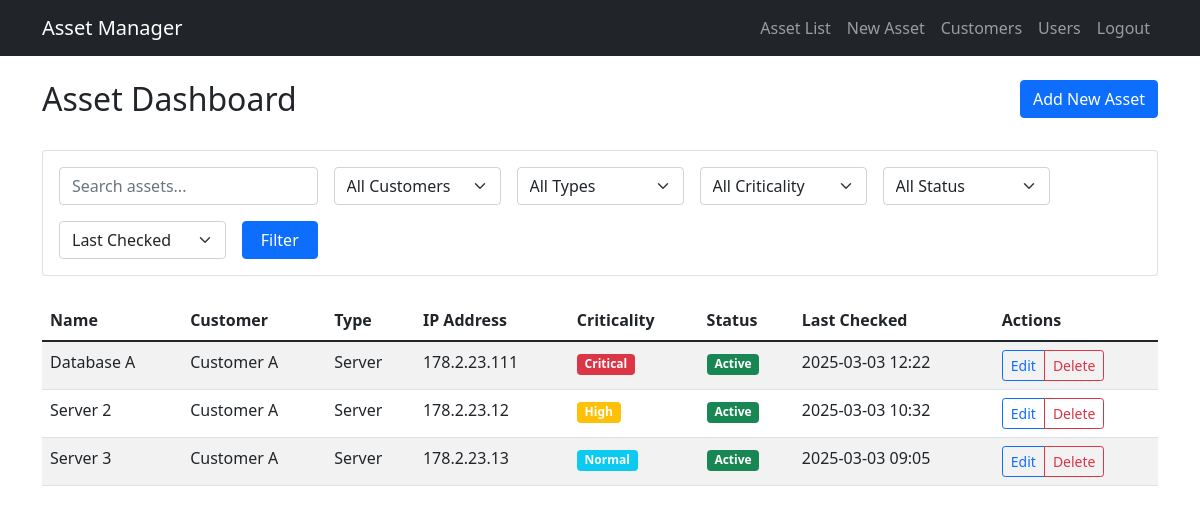
The page /dashboard/ (signed in) on the database its author committed.
### assets/models.py (models this page shows, shortened)
class Asset(models.Model):
    ASSET_TYPES = (
        ('server', 'Server'),
        ('network', 'Network Device'),
        ('storage', 'Storage System'),
    )
    CRITICALITY_CHOICES = (
        ('critical', 'Critical'),
        ('high', 'High'),
        ('normal', 'Normal'),
        ('low', 'Low'),
        ('test', 'Test'),
    )
    PATCH_CYCLE_CHOICES = [
        (14, '14 days'),
        (30, '30 days'),
        (60, '60 days'),
        (90, '90 days'),
        (180, '180 days'),
    ]
    customer = models.ForeignKey(Customer, on_delete=models.CASCADE)
    name = models.CharField(max_length=200)
    asset_type = models.CharField(max_length=50, choices=ASSET_TYPES)
    ip_address = models.GenericIPAddressField()
    monitoring_status = models.BooleanField(default=True)
    last_checked = models.DateTimeField(auto_now=True)
    configuration = models.JSONField(default=dict)  # For log analysis settings
    status = models.BooleanField(default=True, verbose_name='Active')
    business_criticality = models.CharField(
        max_length=20,
        choices=CRITICALITY_CHOICES,
        default='normal',
        verbose_name='Business Criticality'
    )
    patch_cycle = models.PositiveIntegerField(
        default=30,
        verbose_name='Patch Cycle (days)'
    )
    class Meta:
        ordering = ['-last_checked']
        unique_together = ['customer', 'name']

class Customer(models.Model):
    user = models.OneToOneField(User, on_delete=models.CASCADE)
    display_name = models.CharField(max_length=100, default="Customer A")
    legal_name = models.CharField(max_length=200, default="A real big company")
    contact_person = models.CharField(max_length=100, default="Mike Cunt")
    created_at = models.DateTimeField(auto_now_add=True)
    updated_at = models.DateTimeField(auto_now=True)
    class Meta:
        ordering = ['display_name']

### assets/views.py (the view)
# urls.py: path('dashboard/', AssetListView.as_view(), name='dashboard'),
class AssetListView(LoginRequiredMixin, ListView):
    model = Asset
    template_name = 'assets/dashboard.html'
    context_object_name = 'assets'
    def get_queryset(self):
        queryset = Asset.objects.select_related('customer')
        if hasattr(self.request.user, 'userrole') and self.request.user.userrole.role == 'admin':
            pass
        elif hasattr(self.request.user, 'userrole'):
            queryset = queryset.filter(customer__in=self.request.user.userrole.customers.all())
        else:
            queryset = Asset.objects.none()
        search = self.request.GET.get('search', '')
        asset_type = self.request.GET.get('asset_type', '')
        criticality = self.request.GET.get('criticality', '')
        status = self.request.GET.get('status', '')
        customer = self.request.GET.get('customer', '')
        sort = self.request.GET.get('sort', '-last_checked')
        if search:
            queryset = queryset.filter(
                Q(name__icontains=search) |
                Q(ip_address__icontains=search)
            )
        if asset_type:
            queryset = queryset.filter(asset_type=asset_type)
        if criticality:
            queryset = queryset.filter(business_criticality=criticality)
        if status:
            queryset = queryset.filter(status=status == 'active')
        if customer and self.request.user.userrole.role in ['admin', 'manager']:
            queryset = queryset.filter(customer_id=customer)
        return queryset.order_by(sort)
    def get_context_data(self, **kwargs):
        context = super().get_context_data(**kwargs)
        context['asset_types'] = Asset.ASSET_TYPES
        context['criticality_choices'] = Asset.CRITICALITY_CHOICES
        context['current_filters'] = {
            'search': self.request.GET.get('search', ''),
            'asset_type': self.request.GET.get('asset_type', ''),
            'criticality': self.request.GET.get('criticality', ''),
            'status': self.request.GET.get('status', ''),
            'sort': self.request.GET.get('sort', '-last_checked')
        }
        if hasattr(self.request.user, 'userrole') and self.request.user.userrole.role in ['admin', 'manager']:
            if self.request.user.userrole.role == 'admin':
                context['customers'] = Customer.objects.all()
            else:
                context['customers'] = self.request.user.userrole.customers.all()
            context['current_filters']['customer'] = self.request.GET.get('customer', '')
        return context

### assets/templates/assets/dashboard.html (shortened to what this page needs)
{% extends "base.html" %}
{% load humanize %}
{% block content %}
<div class="container mt-4">
    <div class="row mb-4">
        <div class="col">
            <h2>Asset Dashboard</h2>
        </div>
        <div class="col text-end">
            <a href="{% url 'asset-create' %}" class="btn btn-primary">Add New Asset</a>
        </div>
    </div>
    <div class="card mb-4">
        <div class="card-body">
            <form method="get" class="row g-3">
                <div class="col-md-3">
                    <input type="text" name="search" class="form-control" placeholder="Search assets..." value="{{ current_filters.search }}">
                </div>
                {% if user.is_staff %}
                <div class="col-md-2">
                    <select name="customer" class="form-select">
                        <option value="">All Customers</option>
                    </select>
                </div>
                {% endif %}
                <div class="col-md-2">
                    <select name="asset_type" class="form-select">
                        <option value="">All Types</option>
                    </select>
                </div>
                <div class="col-md-2">
                    <select name="criticality" class="form-select">
                        <option value="">All Criticality</option>
                    </select>
                </div>
                <div class="col-md-2">
                    <select name="status" class="form-select">
                        <option value="">All Status</option>
                    </select>
                </div>
                <div class="col-md-2">
                    <select name="sort" class="form-select">
                        <option value="-last_checked" {% if current_filters.sort == '-last_checked' %}selected{% endif %}>Last Checked</option>
                    </select>
                </div>
                <div class="col-md-1">
                    <button type="submit" class="btn btn-primary w-100">Filter</button>
                </div>
            </form>
        </div>
    </div>
    <div class="table-responsive">
        <table class="table table-striped table-hover">
            <thead>
                <tr>
                    <th>Name</th>
                    {% if user.is_staff %}
                    <th>Customer</th>
                    {% endif %}
                    <th>Type</th>
                    <th>IP Address</th>
                    <th>Criticality</th>
                    <th>Status</th>
                    <th>Last Checked</th>
                    <th>Actions</th>
                </tr>
            </thead>
            <tbody>
                {% for asset in assets %}
                <tr>
                    <td>{{ asset.name }}</td>
                    {% if user.is_staff %}
                    <td>{{ asset.customer.display_name }}</td>
                    {% endif %}
                    <td>{{ asset.get_asset_type_display }}</td>
                    <td>{{ asset.ip_address }}</td>
                    <td>
                        <span class="badge {% if asset.business_criticality == 'critical' %}bg-danger{% elif asset.business_criticality == 'high' %}bg-warning{% else %}bg-info{% endif %}">
                            {{ asset.get_business_criticality_display }}
                        </span>
                    </td>
                    <td>
                        <span class="badge {% if asset.status %}bg-success{% else %}bg-secondary{% endif %}">
                            {% if asset.status %}Active{% else %}Inactive{% endif %}
                        </span>
                    </td>
                    <td>{{ asset.last_checked|date:"Y-m-d H:i" }}</td>
                    <td>
                        <div class="btn-group">
                            <a href="{% url 'asset-update' asset.pk %}" class="btn btn-sm btn-outline-primary">Edit</a>
                            <a href="{% url 'asset-delete' asset.pk %}" class="btn btn-sm btn-outline-danger">Delete</a>
                        </div>
                    </td>
                </tr>
                {% empty %}
                <tr>
                    <td colspan="{% if user.is_staff %}8{% else %}7{% endif %}" class="text-center">No assets found.</td>
                </tr>
                {% endfor %}
            </tbody>
        </table>
    </div>
</div>
{% endblock %}

### rows shown on the page
Asset: name "Database A", customer.display_name "Customer A", asset_type "Server", ip_address "178.2.23.111", business_criticality "Critical", status "Active", last_checked "2025-03-03 12:22"
Asset: name "Server 2", customer.display_name "Customer A", asset_type "Server", ip_address "178.2.23.12", business_criticality "High", status "Active", last_checked "2025-03-03 10:32"
Asset: name "Server 3", customer.display_name "Customer A", asset_type "Server", ip_address "178.2.23.13", business_criticality "Normal", status "Active", last_checked "2025-03-03 09:05"
